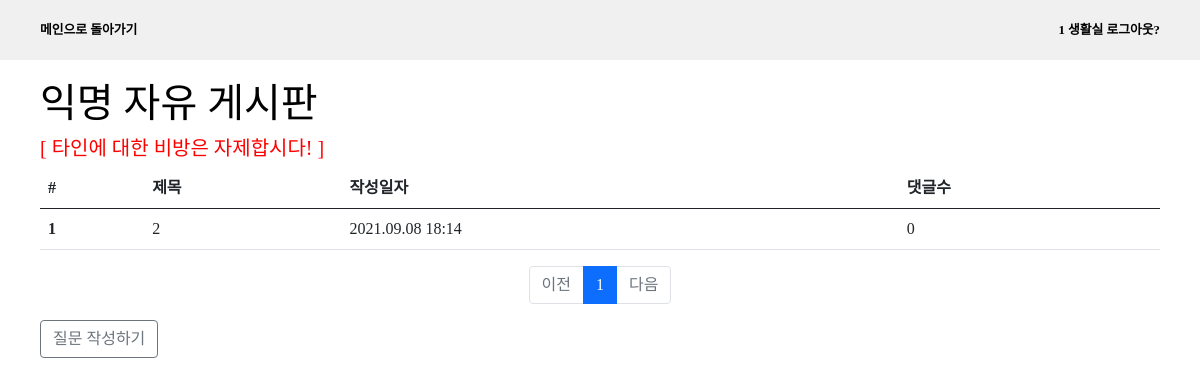
/detail/anonymous_list (signed in), run on the app's committed database.
### app/models.py (models this page shows, shortened)
class User(db.Model):
    id = db.Column(db.Integer, primary_key=True)
    pw = db.Column(db.String(200), nullable=False)
    name = db.Column(db.String(50), nullable=False)
    _class = db.Column(db.String(50), nullable=True)
    @property
    def is_authenticated(self):
        return True

class Question_A(db.Model):
    id = db.Column(db.Integer, primary_key=True)
    subject = db.Column(db.String(200), nullable=False)
    content = db.Column(db.Text(), nullable=False)
    create_date = db.Column(db.DateTime(), nullable=False)

### app/views/detail_views.py (the view)
@bp.route("/anonymous_list")
def anonymous():
    page = request.args.get("page", type=int, default=1)
    question_list = Question_A.query.order_by(Question_A.create_date.desc())
    question_list = question_list.paginate(page, per_page=10)
    return render_template(
        "question/question_a_list.html", question_list=question_list
    )

### app/__init__.py (called while the page is built)
@login_manager.user_loader
def user_loader(user_id):
    from .models import User
    return User.query.filter_by(id=user_id).first()

### app/filter.py (called while the page is built)
def datetime_form(value, fmt="%Y.%m.%d %H:%M"):
    return value.strftime(fmt)

### app/templates/question/question_a_list.html
{% extends 'base.html' %}
{% block contents %}
<section class="inner">
  <h1>익명 자유 게시판</h1>
  <h5 style="color: red;"> [ 타인에 대한 비방은 자제합시다! ] </h5>
  <table class="table">
    <thead>
      <tr>
        <th scope="col">#</th>
        <th scope="col">제목</th>
        <th scope="col">작성일자</th>
        <th scope="col">댓글수</th>
      </tr>
    </thead>
    <tbody>
      {% if question_list %}
      {%for question in question_list.items %}
      <tr onclick="location.href='/detail/anonymous_detail/{{question.id}}'">
        <th scope="row">{{loop.index}}</th>
        <td>{{question.subject}}</td>
        <td>{{question.create_date|datetime}}</td>
        <td>{{question.comment_set|length}}</td>
      </tr>
      {%endfor%}
      {%else%}
      <tr>
        <td>질문이 없습니다</td>
      </tr>
      {%endif%}
    </tbody>
  </table>
  <ul class="pagination justify-content-center">
    {% if question_list.has_prev %}
    <li class="page-item">
      <a class="page-link" href="?page={{ question_list.prev_num }}">이전</a>
    </li>
    {% else %}
    <li class="page-item disabled">
      <a class="page-link" tabindex="-1" aria-disabled="true" href="#">이전</a>
    </li>
    {% endif %}
    {% for page_num in question_list.iter_pages() %}
    {% if page_num %}
    {% if page_num != question_list.page %}
    <li class="page-item">
      <a class="page-link" href="?page={{ page_num }}">{{ page_num }}</a>
    </li>
    {% else %}
    <li class="page-item active" aria-current="page">
      <a class="page-link" href="#">{{ page_num }}</a>
    </li>
    {% endif %}
    {% else %}
    <li class="disabled">
      <a class="page-link" href="#">...</a>
    </li>
    {% endif %}
    {% endfor %}
    {% if question_list.has_next %}
    <li class="page-item">
      <a class="page-link" href="?page={{ question_list.next_num }}">다음</a>
    </li>
    {% else %}
    <li class="page-item disabled">
      <a class="page-link" tabindex="-1" aria-disabled="true" href="#">다음</a>
    </li>
    {% endif %}
  </ul>
  <a class="btn btn-outline-secondary" href="{{url_for('detail.question_a_create') }}" role="button">질문 작성하기</a>
</section>
{% endblock %}

### app/templates/nav.html
<nav class='inner'>
  <div>
    <a href="{{ url_for('main.main') }}">메인으로 돌아가기</a>
  </div>
  {%if current_user.is_authenticated %}
  <div>
    <a href="{{url_for('main.logout')}}">{{current_user.name}}<small> 로그아웃?</small></a>
  </div>
  {% endif %}
</nav>

### app/static/css/style.css (style rules this page uses)
* { box-sizing:border-box; }
html { height: 100%; }
body { min-height: 100%; font-family: "Spoca Han Sans Neo", "sans-serif"; color:black; }
.inner { height: 100%; padding: 0 40px; margin: 0 auto; }
nav { width: 100%; line-height: 60px; display: flex; justify-content: space-between; }
nav.inner { display: flex; justify-content: space-between; }
a { all:unset; }
nav * { font-size: 1.2rem; font-weight: bold; }
section { width: 100%; position: relative; }
header + section h1, header + section h2 { margin-top: 80px; }
@media only screen and (max-width: 1200px) { nav * { font-size: 0.8rem; } }

### data on the page
User: name "1 생활실"
Question_A: subject "2", create_date "2021.09.08 18:14", comment_set|length "0"

### other printed values
{{ page_num }} "1"
